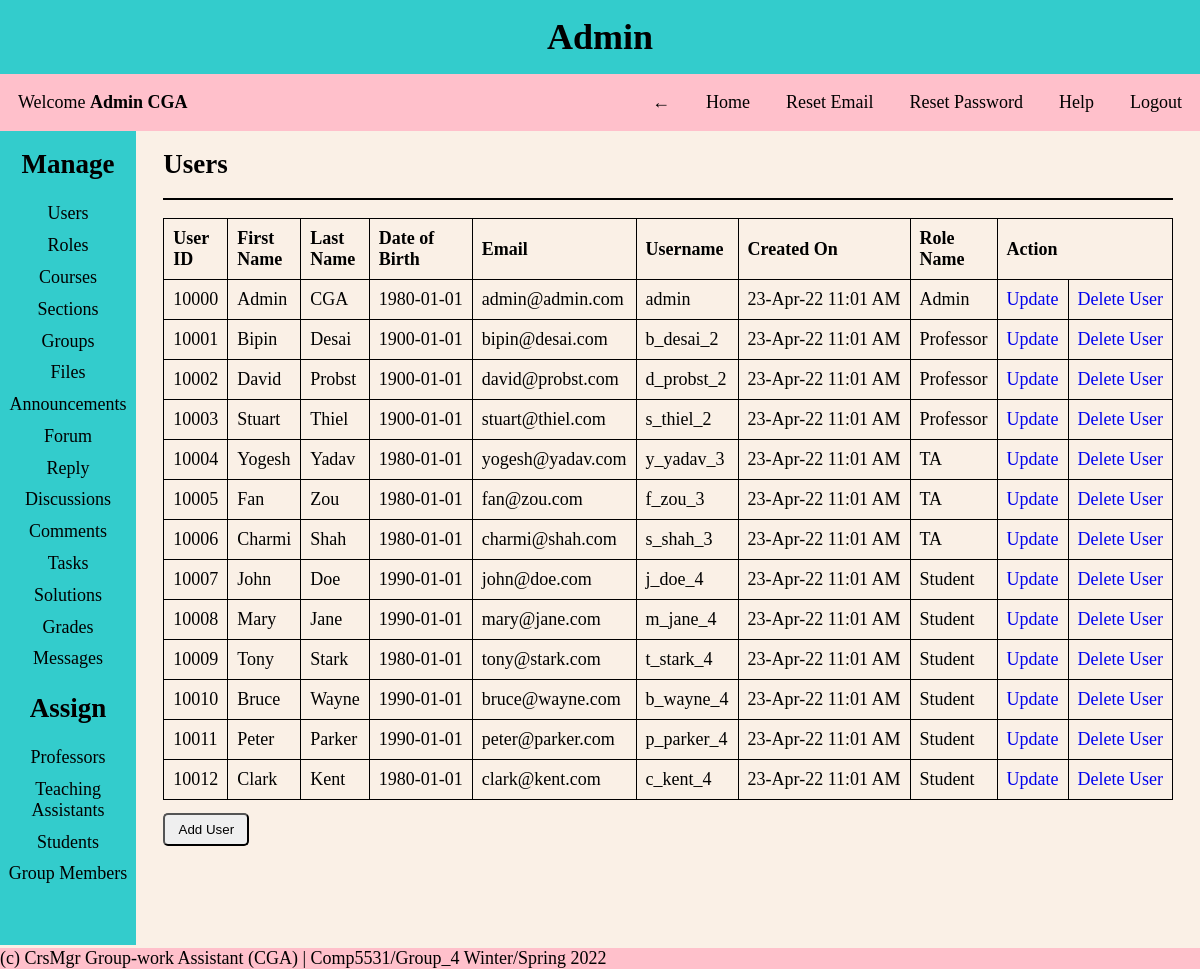
The app's page /pages/admin.php?page=users (signed in) with its own data.
### tables this page shows
CREATE TABLE Users
(
  user_id INT NOT NULL AUTO_INCREMENT PRIMARY KEY,
  first_name VARCHAR(30) NOT NULL,
  last_name VARCHAR(30) NOT NULL,
  dob DATE NOT NULL,
  email VARCHAR(30) NOT NULL UNIQUE,
  username VARCHAR(30) NOT NULL UNIQUE,
  password VARCHAR(30) NOT NULL,
  created_on DATETIME DEFAULT CURRENT_TIMESTAMP,
  first_login TINYINT NOT NULL,
  role_id INT NOT NULL,
  FOREIGN KEY (role_id) REFERENCES Roles(role_id)
);

CREATE TABLE Roles
(
  role_id INT NOT NULL AUTO_INCREMENT PRIMARY KEY,
  role_name VARCHAR(30) NOT NULL UNIQUE,
  role_description VARCHAR(255) NOT NULL
);

### helper/functions.php (called while the page is built, shortened)
<?php
function isAdmin()
{
    if (isset($_SESSION['role_id']) && $_SESSION['role_id'] == 1) {
        return true;
    }
    return false;
}
function date_convert($date)
{
    $date = strtotime($date);
    return date('d-M-y g:i A', $date);
}

### CRUD/users.php (the view, shortened to what this page needs)
<div class="content-body">
    <?php
    $query = "SELECT * FROM users as u JOIN roles as r ON u.role_id = r.role_id ORDER BY user_id ASC";
    $results = mysqli_query($conn, $query);
    ?>
    <h2>Users</h2>
    <hr>
    <table>
        <thead>
            <tr>
                <th>User ID</th>
                <th>First Name</th>
                <th>Last Name</th>
                <th>Date of Birth</th>
                <th>Email</th>
                <th>Username</th>
                <th>Created On</th>
                <th>Role Name</th>
                <?php isAdmin() ? print '<th colspan="2">Action</th>' : '' ?>
            </tr>
        </thead>
        <tbody>
            <?php
            foreach ($results as $users) {
                $user_id = $users['user_id'];
                $first_name = $users['first_name'];
                $last_name = $users['last_name'];
                $dob = $users['dob'];
                $email = $users['email'];
                $username = $users['username'];
                $created_on = date_convert($users['created_on']);
                $role_name = $users['role_name'];
                $role_id = $users['role_id'];
            ?>
                <tr>
                    <?php if (isAdmin()) {
                        echo '<td>' . $user_id . '</td>';
                    } ?>
                    <td><?= $first_name ?></td>
                    <td><?= $last_name ?></td>
                    <td><?= $dob ?></td>
                    <td><?= $email ?></td>
                    <td><?= $username ?></td>
                    <td><?= $created_on ?></td>
                    <td><?= $role_name ?></td>
                    <?php if (isAdmin()) {
                        echo '<td><a href="?page=users&update_view=true&update_id=' . $user_id . '">Update</a></td>';
                        echo "<td><a href='?page=users&delete_id=" . $user_id . "&role_id=" . $role_id . "' onclick='return confirm(&quot;Are you sure you want to delete? &quot;)'>Delete User</a></td>";
                    } ?>
                </tr>
            <?php
            }
            ?>
        </tbody>
    </table>
    <?php if (isAdmin()) { ?>
        <a href="?page=users&add_view=true">
            <button>Add User</button>
        </a>
    <?php } ?>
</div>

### includes/header.php (shortened to what this page needs)
<?php
require_once('../helper/functions.php');
$name = $_SESSION['name'];
$role_name = $_SESSION['role_name'];
?>
<!DOCTYPE html>
<html lang="en">
<head>
    <link rel="stylesheet" href="../styles/style.css">
</head>
<body>
    <header>
        <div class="title-bar">
            <h1><?= $role_name ?></h1>
            <nav>
                <p>Welcome <b><?= $name ?></b></p>
                <ul>
                    <li><a href="javascript:history.go(-1)">&larr;</a></li>
                    <li><a href="?page=home">Home</a></li>
                    <li><a href="../auth/reset-email.php">Reset Email</a></li>
                    <li><a href="../auth/reset-password.php">Reset Password</a></li>
                    <li><a href="?page=help">Help</a></li>
                    <li><a href="../auth/logout.php">Logout</a></li>
                </ul>
            </nav>
        </div>
    </header>

### pages/admin.php (shortened to what this page needs)
<?php require("../includes/header.php"); ?>
<main>
    <div class="main-body">
        <section>
            <div class="col-left">
                <div class="main-menu">
                    <h2>Manage</h2>
                    <ul class="menu-list">
                        <li><a href="?page=users">Users</a></li>
                        <li><a href="?page=roles">Roles</a></li>
                        <li><a href="?page=courses">Courses</a></li>
                        <li><a href="?page=sections">Sections</a></li>
                        <li><a href="?page=groups">Groups</a></li>
                        <li><a href="?page=files">Files</a></li>
                        <li><a href="?page=announcements">Announcements</a></li>
                        <li><a href="?page=forums">Forum</a></li>
                        <li><a href="?page=reply">Reply</a></li>
                        <li><a href="?page=discussions">Discussions</a></li>
                        <li><a href="?page=comments">Comments</a></li>
                        <li><a href="?page=task">Tasks</a></li>
                        <li><a href="?page=solution">Solutions</a></li>
                        <li><a href="?page=grades">Grades</a></li>
                        <li><a href="?page=messages">Messages</a></li>
                    </ul>
                    <h2>Assign</h2>
                    <ul class="menu-list">
                        <li><a href="?page=assign-professors">Professors</a></li>
                        <li><a href="?page=assign-tas">Teaching Assistants</a></li>
                        <li><a href="?page=assign-students">Students</a></li>
                        <li><a href="?page=assign-group">Group Members</a></li>
                    </ul>
                </div>
            </div>
        </section>
        <section>
            <div class="col-right">
                <?php
                if (isset($_GET['page'])) {
                    $page = $_GET['page'];
                    if (file_exists("../CRUD/" . $page . ".php")) {
                        include("../CRUD/" . $page . ".php");
                    }
                } else {
                    include("../includes/home.php");
                }
                ?>
            </div>
        </section>
    </div>
</main>
<?php require("../includes/footer.php"); ?>

### includes/footer.php (shortened to what this page needs)
<footer>
    <p> (c) CrsMgr Group-work Assistant (CGA) | Comp5531/Group_4 Winter/Spring 2022</p>
</footer>
</body>
</html>

### styles/style.css (style rules this page uses)
* { margin: 0; padding: 0; box-sizing: border-box; }
body { background-color: #faf0e6; font-family: 'Times New Roman', Times, serif; font-size: large; }
li { list-style-type: none; overflow-wrap: break-word; }
a { text-decoration: none; }
header h1 { background: #33cccc; padding: 1rem 0.5rem; text-align: center; font-weight: bolder; }
nav { display: flex; align-items: center; justify-content: space-between; background-color: #ffc0cb; }
nav p { padding: 0 1em; }
nav ul { display: flex; }
nav li { list-style-type: none; padding: 1em; }
nav li a { text-decoration: none; color: black; }
.main-body { display: grid; }
section { text-align: center; }
.col-left { background-color: #33cccc; padding: 1em 0; height: 84vh; }
hr { border: 1px solid black; margin: 1em 0; }
.main-menu ul { list-style-type: none; }
.menu-list { padding: 1em 0; }
.menu-list li { padding: 0.3em 0; }
.menu-list a { text-decoration: none; color: black; }
.col-right { overflow-y: scroll; text-align: left; padding: 1em; height: 84vh; }
.content-body { padding: 0 0.5em; text-align: left; }
table, th, td { border: 1px solid; border-collapse: collapse; text-align: left; padding: 0.5em; }
td { max-width: 250px; overflow: hidden; text-overflow: ellipsis; white-space: nowrap; }
button { padding: 0.5em 1em; border-radius: 5px; margin: 1em 0 auto; }
footer p { background-color: #ffc0cb; position: fixed; bottom: 0px; width: 100%; }
@media only screen and (min-width: 480px) { .main-body { grid-template-columns: 2fr 4fr; } }
@media only screen and (min-width: 768px) { .main-body { grid-template-columns: 1fr 4fr; } }
@media only screen and (min-width: 1024px) { .main-body { grid-template-columns: 1fr 5fr; } }
@media only screen and (min-width: 1200px) { .main-body { grid-template-columns: 1fr 6fr; } }

### records on screen
users: user_id "10000", first_name "Admin", last_name "CGA", dob "1980-01-01", email "admin@admin.com", username "admin", created_on "23-Apr-22 11:01 AM", role.role_name "Admin"
users: user_id "10001", first_name "Bipin", last_name "Desai", dob "1900-01-01", email "bipin@desai.com", username "b_desai_2", created_on "23-Apr-22 11:01 AM", role.role_name "Professor"
users: user_id "10002", first_name "David", last_name "Probst", dob "1900-01-01", email "david@probst.com", username "d_probst_2", created_on "23-Apr-22 11:01 AM", role.role_name "Professor"
users: user_id "10003", first_name "Stuart", last_name "Thiel", dob "1900-01-01", email "stuart@thiel.com", username "s_thiel_2", created_on "23-Apr-22 11:01 AM", role.role_name "Professor"
users: user_id "10004", first_name "Yogesh", last_name "Yadav", dob "1980-01-01", email "yogesh@yadav.com", username "y_yadav_3", created_on "23-Apr-22 11:01 AM", role.role_name "TA"
users: user_id "10005", first_name "Fan", last_name "Zou", dob "1980-01-01", email "fan@zou.com", username "f_zou_3", created_on "23-Apr-22 11:01 AM", role.role_name "TA"
users: user_id "10006", first_name "Charmi", last_name "Shah", dob "1980-01-01", email "charmi@shah.com", username "s_shah_3", created_on "23-Apr-22 11:01 AM", role.role_name "TA"
users: user_id "10007", first_name "John", last_name "Doe", dob "1990-01-01", email "john@doe.com", username "j_doe_4", created_on "23-Apr-22 11:01 AM", role.role_name "Student"
users: user_id "10008", first_name "Mary", last_name "Jane", dob "1990-01-01", email "mary@jane.com", username "m_jane_4", created_on "23-Apr-22 11:01 AM", role.role_name "Student"
users: user_id "10009", first_name "Tony", last_name "Stark", dob "1980-01-01", email "tony@stark.com", username "t_stark_4", created_on "23-Apr-22 11:01 AM", role.role_name "Student"
users: user_id "10010", first_name "Bruce", last_name "Wayne", dob "1990-01-01", email "bruce@wayne.com", username "b_wayne_4", created_on "23-Apr-22 11:01 AM", role.role_name "Student"
users: user_id "10011", first_name "Peter", last_name "Parker", dob "1990-01-01", email "peter@parker.com", username "p_parker_4", created_on "23-Apr-22 11:01 AM", role.role_name "Student"
users: user_id "10012", first_name "Clark", last_name "Kent", dob "1980-01-01", email "clark@kent.com", username "c_kent_4", created_on "23-Apr-22 11:01 AM", role.role_name "Student"

### other values on screen
$role_name "Admin"
$name "Admin CGA"
